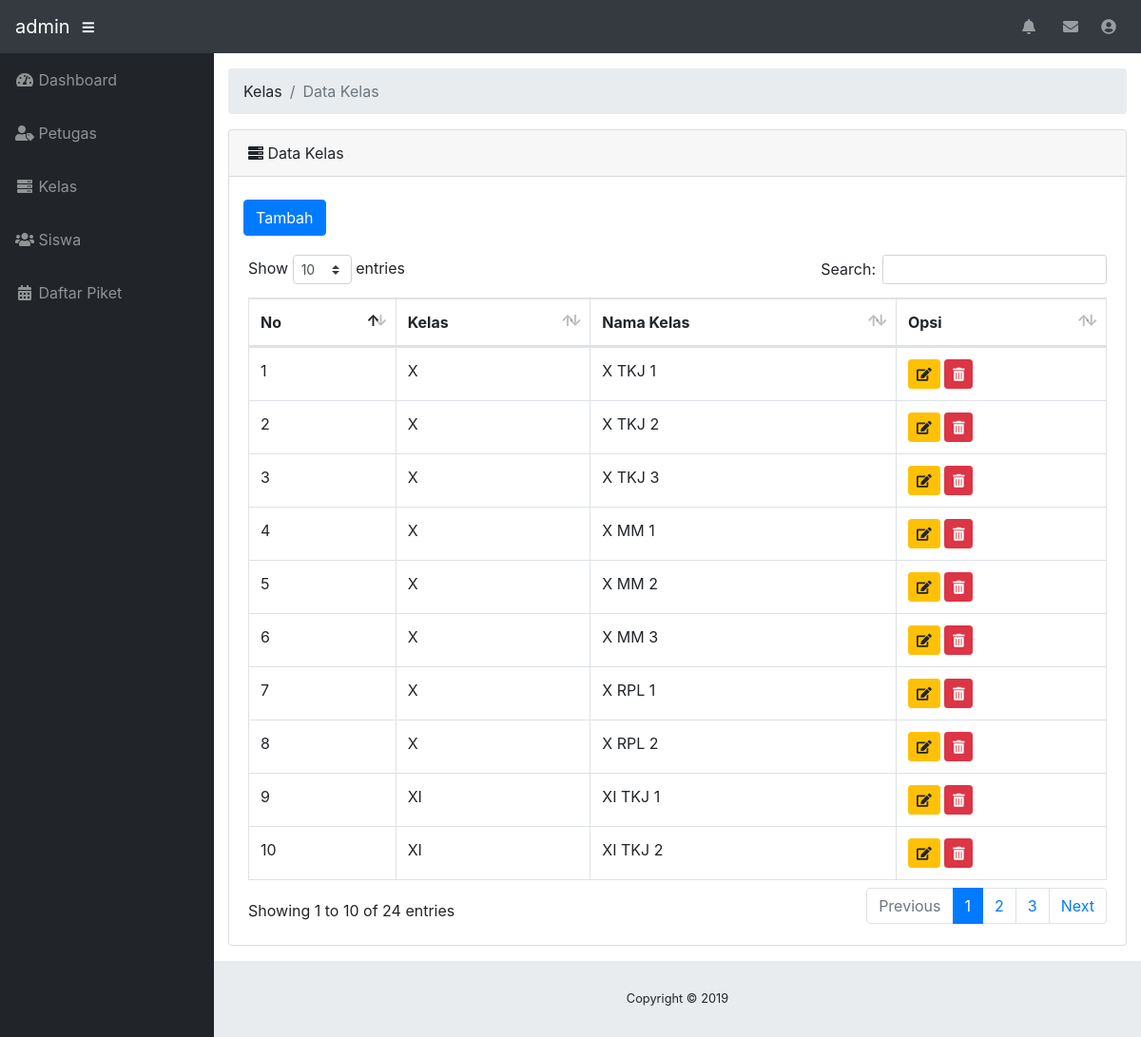
Page /admin/index.php?p=kelas (signed in) on the committed database.
### tables this page shows
CREATE TABLE `kelas` (
  `id_kelas` int(11) NOT NULL,
  `nama_kelas` varchar(50) NOT NULL,
  `kelas` enum('X','XI','XII') NOT NULL
);

### admin/kelas.php (the view)
<ol class="breadcrumb">
	<li class="breadcrumb-item">Kelas</li>
	<li class="breadcrumb-item active">Data Kelas</li>
</ol>
<div class="card mb-3">
  <div class="card-header">
    <i class="fas fa-server"></i>
    Data Kelas</div><br>
    <div class="col-md-3"><a href="index.php?p=kelas_tambah" class="btn btn-primary">Tambah</a></div>
    <div class="card-body">
    	<div class="table-responsive">
	      <table class="table table-bordered" id="dataTable" width="100%" cellspacing="0">
	        <thead>
	          <tr>
	            <th>No</th>
	            <th>Kelas</th>
	            <th>Nama Kelas</th>
	            <th>Opsi</th>
	          </tr>
	        </thead>
	        <tbody>
	         	<?php
	         		$query = mysqli_query($koneksi, "SELECT * FROM kelas");
	         		$no = 1;
	         		while ($data = mysqli_fetch_array($query)) {
	         			?>
	         			<tr>
	         				<td><?php echo $no++; ?></td>
	         				<td><?php echo $data['kelas'] ?></td>
	         				<td><?php echo $data['nama_kelas'] ?></td>
	         				<td>
	         					<a class="btn btn-warning btn-sm" href="index.php?p=kelas_edit&id_kelas=<?php echo $data['id_kelas'] ?>"><i class="fa fa-edit"></i></a>
	         					<a onclick="return confirm('Apakah anda yakin ingin menghapus kelas ini?')" class="btn btn-danger btn-sm" href="index.php?p=kelas_hapus&id_kelas=<?php echo $data['id_kelas'] ?>"><i class="fa fa-trash-alt"></i></a></td>
	         			</tr>
	         			<?php
	         		}
	         	 ?>
	        </tbody>
	      </table>
	    </div>
     </div>
  </div>
</div>

### admin/index.php (shortened to what this page needs)
<?php
  include'../koneksi.php';
 ?>
<!DOCTYPE html>
<html lang="en">
<head>
  <link href="../vendor/fontawesome-free/css/all.min.css" rel="stylesheet" type="text/css">
  <link href="../vendor/datatables/dataTables.bootstrap4.css" rel="stylesheet">
  <link href="../css/sb-admin.css" rel="stylesheet">
</head>
<body id="page-top">
  <nav class="navbar navbar-expand navbar-dark bg-dark static-top">
    <a class="navbar-brand mr-1" href="index.php"><?php echo $_SESSION['data']['nama_petugas'] ?></a>
    <button class="btn btn-link btn-sm text-white order-1 order-sm-0" id="sidebarToggle" href="#">
      <i class="fas fa-bars"></i>
    </button>
    <ul class="navbar-nav ml-auto ml-md-0">
      <li class="nav-item dropdown no-arrow mx-1">
        <a class="nav-link dropdown-toggle" href="#" id="alertsDropdown" role="button" data-toggle="dropdown" aria-haspopup="true" aria-expanded="false">
          <i class="fas fa-bell fa-fw"></i>
        </a>
      </li>
      <li class="nav-item dropdown no-arrow mx-1">
        <a class="nav-link dropdown-toggle" href="#" id="messagesDropdown" role="button" data-toggle="dropdown" aria-haspopup="true" aria-expanded="false">
          <i class="fas fa-envelope fa-fw"></i>
        </a>
      </li>
      <li class="nav-item dropdown no-arrow">
        <a class="nav-link dropdown-toggle" href="#" id="userDropdown" role="button" data-toggle="dropdown" aria-haspopup="true" aria-expanded="false">
          <i class="fas fa-user-circle fa-fw"></i>
        </a>
      </li>
    </ul>
  </nav>
  <div id="wrapper">
    <ul class="sidebar navbar-nav">
      <li class="nav-item">
        <a class="nav-link" href="index.php?p=dashboard">
          <i class="fas fa-fw fa-tachometer-alt"></i>
          <span>Dashboard</span>
        </a>
      </li>
      <li class="nav-item">
        <a class="nav-link" href="index.php?p=petugas">
          <i class="fas fa-fw fa-user-tag"></i>
          <span>Petugas</span>
        </a>
      </li>
      <li class="nav-item">
        <a class="nav-link" href="index.php?p=kelas">
          <i class="fas fa-fw fa-server"></i>
          <span>Kelas</span>
        </a>
      </li>
      <li class="nav-item">
        <a class="nav-link" href="index.php?p=siswa">
          <i class="fas fa-fw fa-users"></i>
          <span>Siswa</span>
        </a>
      </li>
      <li class="nav-item">
        <a class="nav-link" href="index.php?p=piket">
          <i class="fas fa-fw fa-calendar-alt"></i>
          <span>Daftar Piket</span>
        </a>
      </li>
    </ul>
    <div id="content-wrapper">
      <div class="container-fluid">
        <?php
          if (@$_GET['p'] == "") {
            include'dashboard.php';
          }
          else if(@$_GET['p'] == "dashboard") {
            include'dashboard.php';
          }
          else if(@$_GET['p'] == "petugas") {
            include'petugas.php';
          }
          else if(@$_GET['p'] == "petugas_tambah") {
            include'petugas_tambah.php';
          }
          else if(@$_GET['p'] == "petugas_edit") {
            include'petugas_edit.php';
          }
          else if(@$_GET['p'] == "petugas_hapus") {
            include'petugas_hapus.php';
          }
          else if(@$_GET['p'] == "kelas") {
            include'kelas.php';
          }
         ?>
      </div>
      <br>
      <footer class="sticky-footer">
        <div class="container my-auto">
          <div class="copyright text-center my-auto">
            <span>Copyright © 2019</span>
          </div>
        </div>
      </footer>
    </div>
</body>
</html>

### rows in the picture
kelas: kelas "X", nama_kelas "X TKJ 1"
kelas: kelas "X", nama_kelas "X TKJ 2"
kelas: kelas "X", nama_kelas "X TKJ 3"
kelas: kelas "X", nama_kelas "X MM 1"
kelas: kelas "X", nama_kelas "X MM 2"
kelas: kelas "X", nama_kelas "X MM 3"
kelas: kelas "X", nama_kelas "X RPL 1"
kelas: kelas "X", nama_kelas "X RPL 2"
kelas: kelas "XI", nama_kelas "XI TKJ 1"
kelas: kelas "XI", nama_kelas "XI TKJ 2"

### other values in the picture
$_SESSION['data']['nama_petugas'] "admin"
